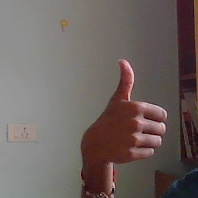
#> input picture handframes/fr352.jpg, 198 x 198 px, found by its file name
$ python hog_extraction.py   (older library calls are emulated)
#> lines starting #> are read from the running program, lines starting #| are printed output that depends on the picture
from skimage.io import imread, imshow
from skimage.transform import resize
from skimage.feature import hog
from skimage import exposure
import matplotlib.pyplot as plt


#reading the image
img = imread('/home/ayush/Desktop/Stuff/DVCON/handframes/fr352.jpg')
#> img is the input picture: shape (198, 198, 3); mean R, G, B 109.8, 99, 95.9
imshow(img)
print(img.shape)
#| (198, 198, 3)

resized_img = resize(img, (128,64))
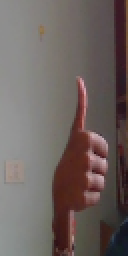
#> resized_img: shape (128, 64, 3) float64 (shown 2 times larger); mean R, G, B 0.43, 0.388, 0.376
imshow(resized_img)
print(resized_img.shape)
#| (128, 64, 3)

fd, hog_image = hog(resized_img, orientations=9, pixels_per_cell=(8, 8),
                    cells_per_block=(2, 2), visualize=True, multichannel=True)
#> fd = 3780 values, max 0.566 at index 2880, min 0 at index 13, mean 0.112

# Rescale histogram for better display
hog_image_rescaled = exposure.rescale_intensity(hog_image, in_range=(0, 10))
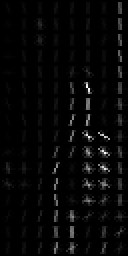
#> hog_image_rescaled: shape (128, 64) float64 (shown 2 times larger); min 0, max 0.0168, mean 0.000468; drawn with min black and max white
fig, (ax1, ax2) = plt.subplots(1, 2, figsize=(16, 8), sharex=True, sharey=True)

ax1.imshow(resized_img, cmap=plt.cm.gray)
ax1.set_title('Input image')

# Rescale histogram for better display
hog_image_rescaled = exposure.rescale_intensity(hog_image, in_range=(0, 10))


ax2.imshow(hog_image_rescaled, cmap=plt.cm.gray)
ax2.set_title('Histogram of Oriented Gradients')

plt.show()
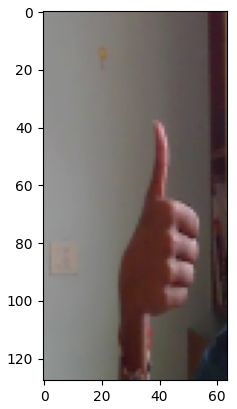
#> figure drawn by matplotlib, 1 panel
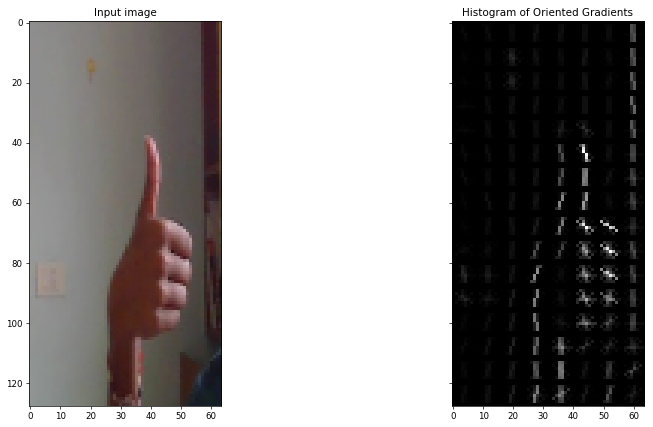
#> figure drawn by matplotlib, 2 panels

$ run again, with handframes/fr110.jpg copied over handframes/fr352.jpg
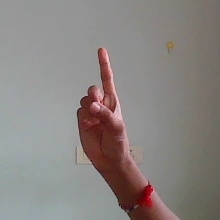
#> input picture handframes/fr110.jpg, 220 x 220 px, found by its file name
#> img is the input picture: shape (220, 220, 3); mean R, G, B 138.1, 132.3, 129.4
#| (220, 220, 3)
#> `resized_img = resize(img, (128,64))`:
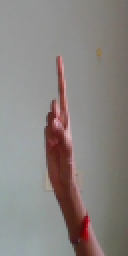
#> resized_img: shape (128, 64, 3) float64 (shown 2 times larger); mean R, G, B 0.542, 0.519, 0.508
#| (128, 64, 3)
#> fd = 3780 values, max 0.675 at index 1097, min 0 at index 82, mean 0.113
#> `plt.show()`:
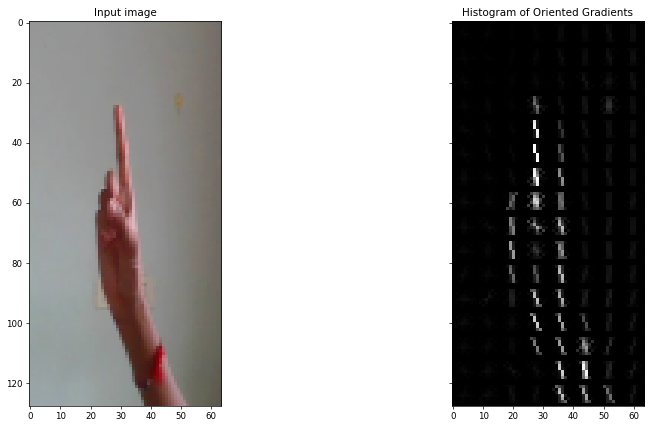
#> figure drawn by matplotlib, 2 panels
